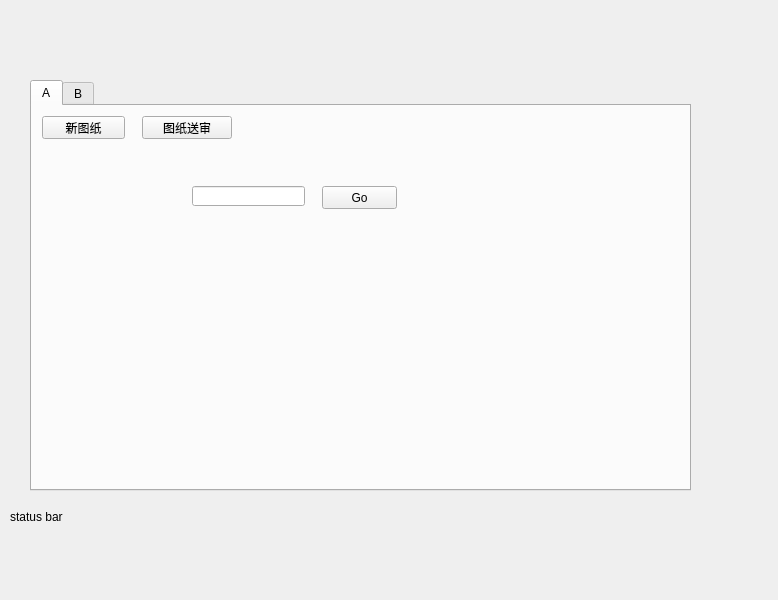
<?xml version="1.0" encoding="UTF-8"?>
<ui version="4.0">
 <class>MainWindow</class>
 <widget class="QMainWindow" name="MainWindow">
  <property name="geometry">
   <rect>
    <x>0</x>
    <y>0</y>
    <width>778</width>
    <height>600</height>
   </rect>
  </property>
  <property name="windowTitle">
   <string>MainWindow</string>
  </property>
  <widget class="QWidget" name="centralWidget">
   <widget class="QTabWidget" name="tabWidget_mainwindow">
    <property name="geometry">
     <rect>
      <x>30</x>
      <y>80</y>
      <width>661</width>
      <height>411</height>
     </rect>
    </property>
    <property name="currentIndex">
     <number>0</number>
    </property>
    <widget class="QWidget" name="tab_drawings">
     <attribute name="title">
      <string>A</string>
     </attribute>
     <widget class="QPushButton" name="pushButton_new_drawing">
      <property name="geometry">
       <rect>
        <x>10</x>
        <y>10</y>
        <width>83</width>
        <height>23</height>
       </rect>
      </property>
      <property name="text">
       <string>新图纸</string>
      </property>
     </widget>
     <widget class="QPushButton" name="pushButton_review_report">
      <property name="geometry">
       <rect>
        <x>110</x>
        <y>10</y>
        <width>90</width>
        <height>23</height>
       </rect>
      </property>
      <property name="text">
       <string>图纸送审</string>
      </property>
     </widget>
     <widget class="QLineEdit" name="lineEdit_drawing_no_input">
      <property name="geometry">
       <rect>
        <x>160</x>
        <y>80</y>
        <width>113</width>
        <height>20</height>
       </rect>
      </property>
     </widget>
     <widget class="QPushButton" name="pushButton_drawing_no_input">
      <property name="geometry">
       <rect>
        <x>290</x>
        <y>80</y>
        <width>75</width>
        <height>23</height>
       </rect>
      </property>
      <property name="text">
       <string>Go</string>
      </property>
     </widget>
    </widget>
    <widget class="QWidget" name="tab_specifications">
     <attribute name="title">
      <string>B</string>
     </attribute>
    </widget>
   </widget>
   <widget class="QLabel" name="label_status_bar">
    <property name="geometry">
     <rect>
      <x>10</x>
      <y>510</y>
      <width>761</width>
      <height>81</height>
     </rect>
    </property>
    <property name="text">
     <string>status bar</string>
    </property>
    <property name="textFormat">
     <enum>Qt::AutoText</enum>
    </property>
    <property name="alignment">
     <set>Qt::AlignLeading|Qt::AlignLeft|Qt::AlignTop</set>
    </property>
    <property name="wordWrap">
     <bool>true</bool>
    </property>
   </widget>
  </widget>
 </widget>
 <resources/>
 <connections/>
</ui>
